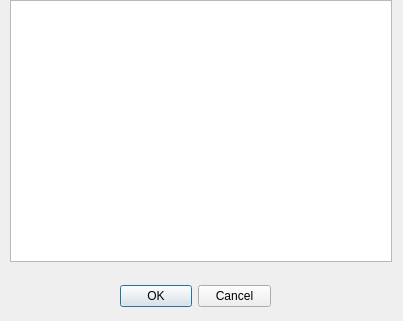
<?xml version="1.0" encoding="UTF-8"?>
<ui version="4.0">
 <class>SourceLogDialog</class>
 <widget class="QDialog" name="SourceLogDialog">
  <property name="geometry">
   <rect>
    <x>0</x>
    <y>0</y>
    <width>403</width>
    <height>321</height>
   </rect>
  </property>
  <property name="sizePolicy">
   <sizepolicy hsizetype="MinimumExpanding" vsizetype="MinimumExpanding">
    <horstretch>0</horstretch>
    <verstretch>0</verstretch>
   </sizepolicy>
  </property>
  <property name="minimumSize">
   <size>
    <width>400</width>
    <height>314</height>
   </size>
  </property>
  <property name="windowTitle">
   <string>Dialog</string>
  </property>
  <widget class="QDialogButtonBox" name="button_box">
   <property name="geometry">
    <rect>
     <x>120</x>
     <y>280</y>
     <width>151</width>
     <height>32</height>
    </rect>
   </property>
   <property name="orientation">
    <enum>Qt::Horizontal</enum>
   </property>
   <property name="standardButtons">
    <set>QDialogButtonBox::Cancel|QDialogButtonBox::Ok</set>
   </property>
  </widget>
  <widget class="QWidget" name="verticalLayoutWidget">
   <property name="geometry">
    <rect>
     <x>10</x>
     <y>0</y>
     <width>382</width>
     <height>262</height>
    </rect>
   </property>
   <layout class="QVBoxLayout" name="verticalLayout_2">
    <item>
     <widget class="QTextBrowser" name="log_text_browser">
      <property name="sizePolicy">
       <sizepolicy hsizetype="Expanding" vsizetype="Expanding">
        <horstretch>0</horstretch>
        <verstretch>0</verstretch>
       </sizepolicy>
      </property>
      <property name="minimumSize">
       <size>
        <width>380</width>
        <height>260</height>
       </size>
      </property>
      <property name="verticalScrollBarPolicy">
       <enum>Qt::ScrollBarAsNeeded</enum>
      </property>
      <property name="horizontalScrollBarPolicy">
       <enum>Qt::ScrollBarAsNeeded</enum>
      </property>
     </widget>
    </item>
   </layout>
  </widget>
 </widget>
 <resources/>
 <connections>
  <connection>
   <sender>button_box</sender>
   <signal>rejected()</signal>
   <receiver>SourceLogDialog</receiver>
   <slot>reject()</slot>
   <hints>
    <hint type="sourcelabel">
     <x>316</x>
     <y>260</y>
    </hint>
    <hint type="destinationlabel">
     <x>286</x>
     <y>274</y>
    </hint>
   </hints>
  </connection>
  <connection>
   <sender>button_box</sender>
   <signal>accepted()</signal>
   <receiver>SourceLogDialog</receiver>
   <slot>accept()</slot>
   <hints>
    <hint type="sourcelabel">
     <x>248</x>
     <y>254</y>
    </hint>
    <hint type="destinationlabel">
     <x>157</x>
     <y>274</y>
    </hint>
   </hints>
  </connection>
 </connections>
</ui>
